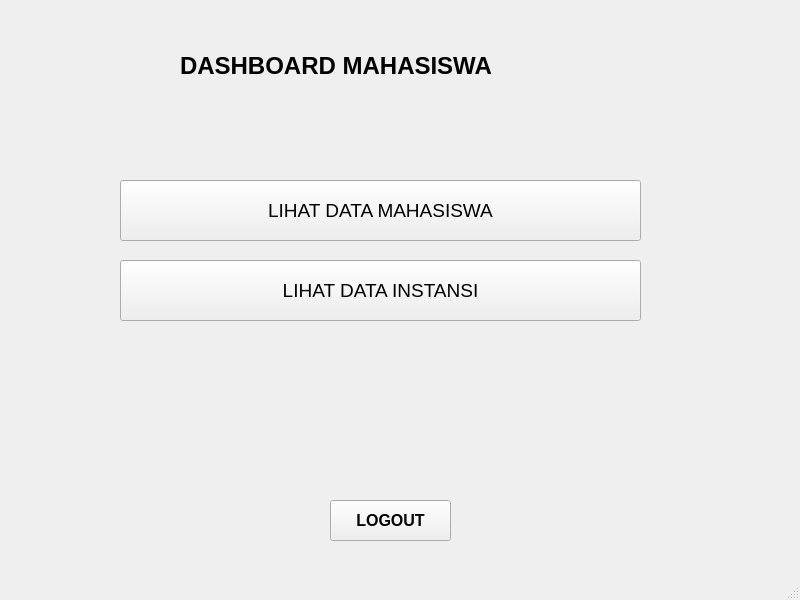
<?xml version="1.0" encoding="UTF-8"?>
<ui version="4.0">
 <class>MainWindow</class>
 <widget class="QMainWindow" name="MainWindow">
  <property name="geometry">
   <rect>
    <x>0</x>
    <y>0</y>
    <width>800</width>
    <height>600</height>
   </rect>
  </property>
  <property name="windowTitle">
   <string>MainWindow</string>
  </property>
  <widget class="QWidget" name="centralwidget">
   <widget class="QLabel" name="label_dashboard_mhs">
    <property name="geometry">
     <rect>
      <x>180</x>
      <y>50</y>
      <width>401</width>
      <height>31</height>
     </rect>
    </property>
    <property name="font">
     <font>
      <pointsize>18</pointsize>
      <weight>75</weight>
      <bold>true</bold>
     </font>
    </property>
    <property name="text">
     <string>DASHBOARD MAHASISWA</string>
    </property>
   </widget>
   <widget class="QPushButton" name="btn_lihat_data_mhs">
    <property name="geometry">
     <rect>
      <x>120</x>
      <y>180</y>
      <width>521</width>
      <height>61</height>
     </rect>
    </property>
    <property name="font">
     <font>
      <pointsize>14</pointsize>
     </font>
    </property>
    <property name="text">
     <string>LIHAT DATA MAHASISWA</string>
    </property>
   </widget>
   <widget class="QPushButton" name="btn_logout">
    <property name="geometry">
     <rect>
      <x>330</x>
      <y>500</y>
      <width>121</width>
      <height>41</height>
     </rect>
    </property>
    <property name="font">
     <font>
      <pointsize>12</pointsize>
      <weight>75</weight>
      <bold>true</bold>
     </font>
    </property>
    <property name="text">
     <string>LOGOUT</string>
    </property>
   </widget>
   <widget class="QPushButton" name="btn_lihat_data_instansi">
    <property name="geometry">
     <rect>
      <x>120</x>
      <y>260</y>
      <width>521</width>
      <height>61</height>
     </rect>
    </property>
    <property name="font">
     <font>
      <pointsize>14</pointsize>
     </font>
    </property>
    <property name="text">
     <string>LIHAT DATA INSTANSI</string>
    </property>
   </widget>
  </widget>
  <widget class="QMenuBar" name="menubar">
   <property name="geometry">
    <rect>
     <x>0</x>
     <y>0</y>
     <width>800</width>
     <height>26</height>
    </rect>
   </property>
  </widget>
  <widget class="QStatusBar" name="statusbar"/>
 </widget>
 <resources/>
 <connections/>
</ui>
